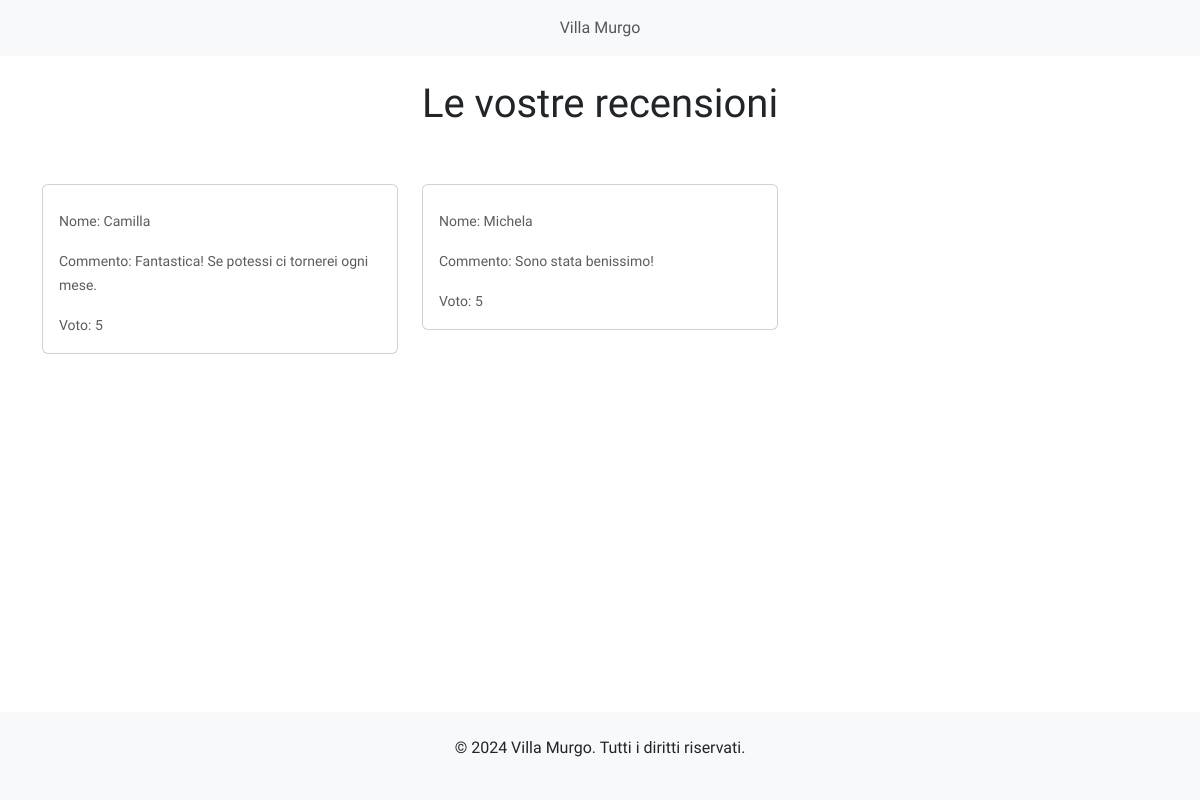
/recensioni/, run on an earlier commit of the app's database.
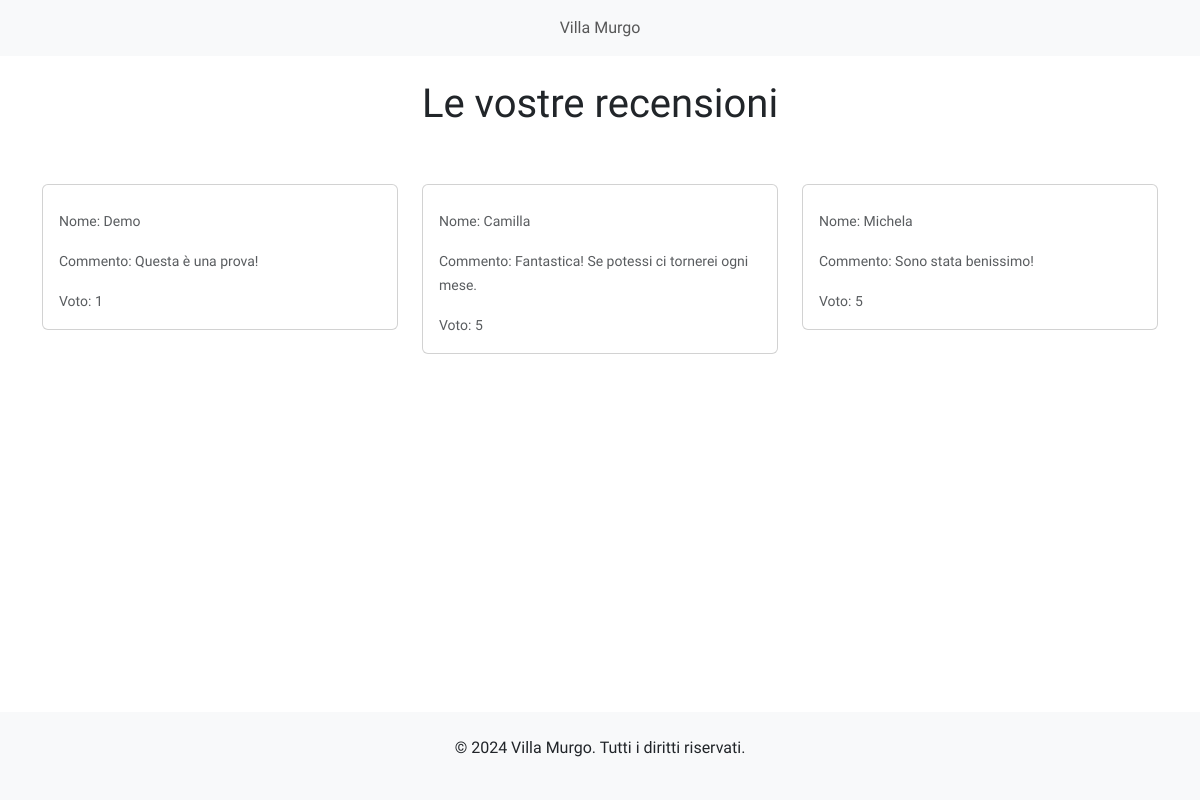
And on a later commit of the database.
### homepage/models.py (models this page shows, shortened)
class Recensione(models.Model):
    nome = models.CharField(max_length=100)
    commento = models.TextField()
    voto = models.IntegerField(choices=[(i, str(i)) for i in range(1, 6)])  # Valutazione da 1 a 5
    data_creazione = models.DateTimeField(auto_now_add=True)

### homepage/views.py (the view)
# urls.py: path('recensioni/', views.gestisci_recensioni, name='recensioni'),
def gestisci_recensioni(request):
    recensioni = Recensione.objects.order_by('-data_creazione')
    return render(request, 'homepage/recensioni.html', {'recensioni': recensioni})

### homepage/templates/homepage/recensioni.html (shortened to what this page needs)
<!DOCTYPE html>
<html lang="en">
<head>
    <link href="https://cdn.jsdelivr.net/npm/bootstrap@5.3.0-alpha1/dist/css/bootstrap.min.css" rel="stylesheet">
</head>
<body>
    <nav class="navbar navbar-expand-lg navbar-light bg-light">
        <div class="container-fluid">
            <div class="collapse navbar-collapse" id="navbarNav">
                <ul class="navbar-nav">
                    <li class="nav-item">
                        <a class="nav-link" href="{% url 'homepage' %}">Villa Murgo</a>
                    </li>
                </ul>
            </div>
        </div>
    </nav>
    <div class="container">
        <h1 class="text-center my-4">Le vostre recensioni</h1>
        <div class="row">
                {% for recensione in recensioni %}
                    <div class="col-md-4">
                        <div class="card recensioni-card">
                            <div class="card-body">
                                <p class="card-text"><small class="text-muted">Nome: {{ recensione.nome }}</small></p>
                                <p class="card-text"><small class="text-muted">Commento: {{ recensione.commento }}</small></p>
                                <p class="card-text"><small class="text-muted">Voto: {{ recensione.voto }}</small></p>
                            </div>
                        </div>
                    </div>
                {% endfor %}
        </div>
    </div>
    <footer class="text-center py-4 bg-light mt-auto">
        <p>&copy; 2024 Villa Murgo. Tutti i diritti riservati.</p>
    </footer>
</body>
</html>

What changed in the data, as far as the page shows it:
added Recensione: nome "Demo", commento "Questa è una prova!", voto "1"
